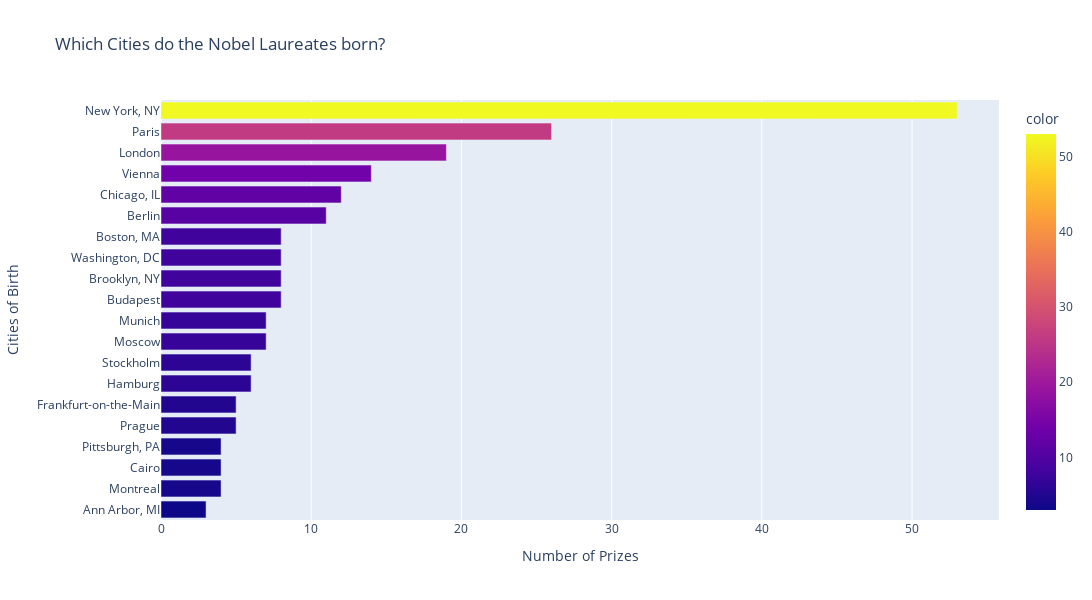

The cell this chart's notebook holds for it:
### Code cell
birth_cities_bar = px.bar(
    x = top20_birth_cities.values,
    y = top20_birth_cities.index,
    color = top20_birth_cities.values,
    orientation = 'h',
    color_continuous_scale= px.colors.sequential.Plasma,
    title = 'Which Cities do the Nobel Laureates born?'
)
birth_cities_bar.update_layout(
    xaxis_title = 'Number of Prizes',
    yaxis_title = 'Cities of Birth',
    width = 1200,
    height = 600
)
birth_cities_bar.show()

### Figure 1 — Plotly figure (JSON) as saved in the notebook; plotly's stock layout.template omitted (floating-point values rounded to 4 significant figures)
{"data": [{"alignmentgroup": "True", "hovertemplate": "x=%{x}<br>y=%{y}<br>color=%{marker.color}<extra></extra>", "legendgroup": "", "marker": {"color": [3, 4, 4, 4, 5, 5, 6, 6, 7, 7, 8, 8, 8, 8, 11, 12, 14, 19, 26, 53], "coloraxis": "coloraxis", "pattern": {"shape": ""}}, "name": "", "offsetgroup": "", "orientation": "h", "showlegend": false, "textposition": "auto", "type": "bar", "x": [3, 4, 4, 4, 5, 5, 6, 6, 7, 7, 8, 8, 8, 8, 11, 12, 14, 19, 26, 53], "xaxis": "x", "y": ["Ann Arbor, MI", "Montreal", "Cairo", "Pittsburgh, PA", "Prague", "Frankfurt-on-the-Main", "Hamburg", "Stockholm", "Moscow", "Munich", "Budapest", "Brooklyn, NY", "Washington, DC", "Boston, MA", "Berlin", "Chicago, IL", "Vienna", "London", "Paris", "New York, NY"], "yaxis": "y"}], "layout": {"barmode": "relative", "coloraxis": {"colorbar": {"title": {"text": "color"}}, "colorscale": [[0, "#0d0887"], [0.1111, "#46039f"], [0.2222, "#7201a8"], [0.3333, "#9c179e"], [0.4444, "#bd3786"], [0.5556, "#d8576b"], [0.6667, "#ed7953"], [0.7778, "#fb9f3a"], [0.8889, "#fdca26"], [1, "#f0f921"]]}, "height": 600, "legend": {"tracegroupgap": 0}, "title": {"text": "Which Cities do the Nobel Laureates born?"}, "width": 1200, "xaxis": {"anchor": "y", "domain": [0, 1], "title": {"text": "Number of Prizes"}}, "yaxis": {"anchor": "x", "domain": [0, 1], "title": {"text": "Cities of Birth"}}}}
